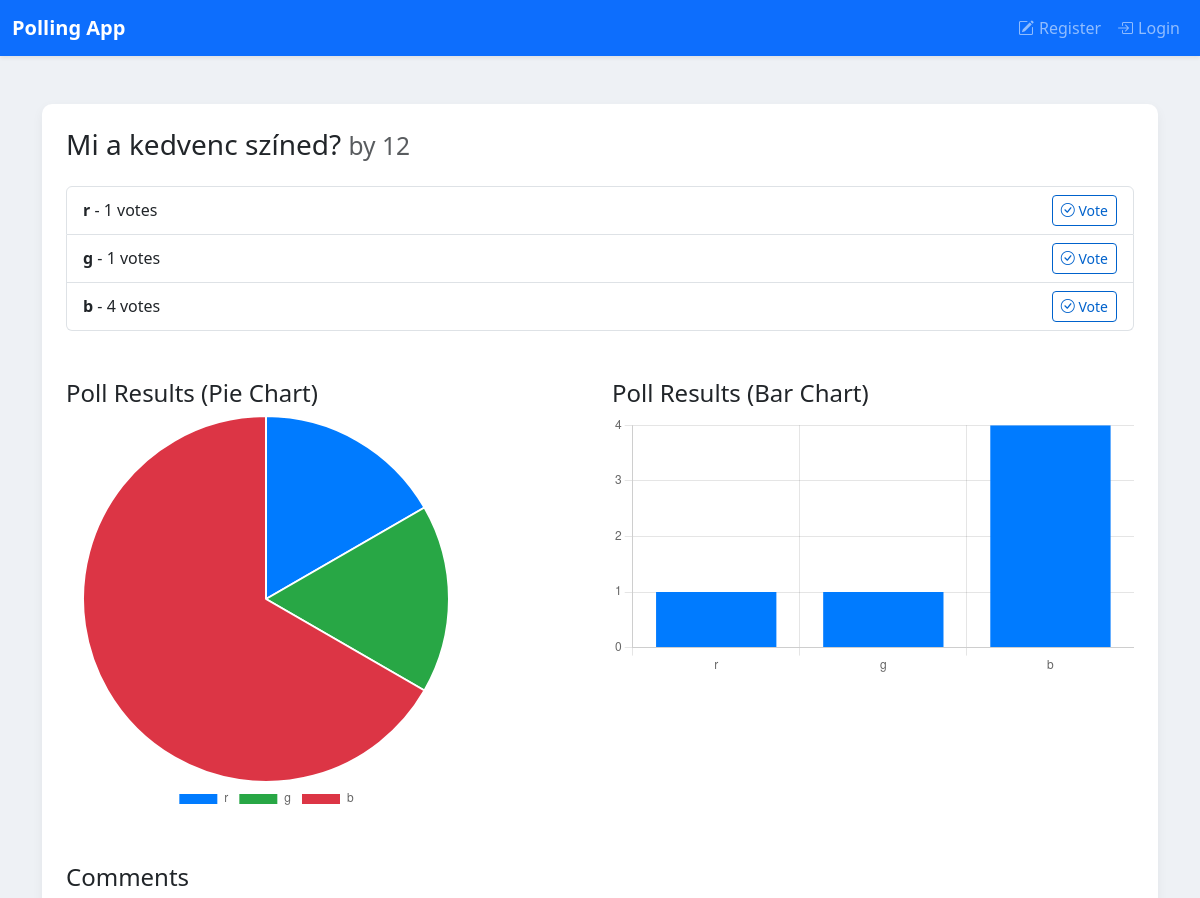
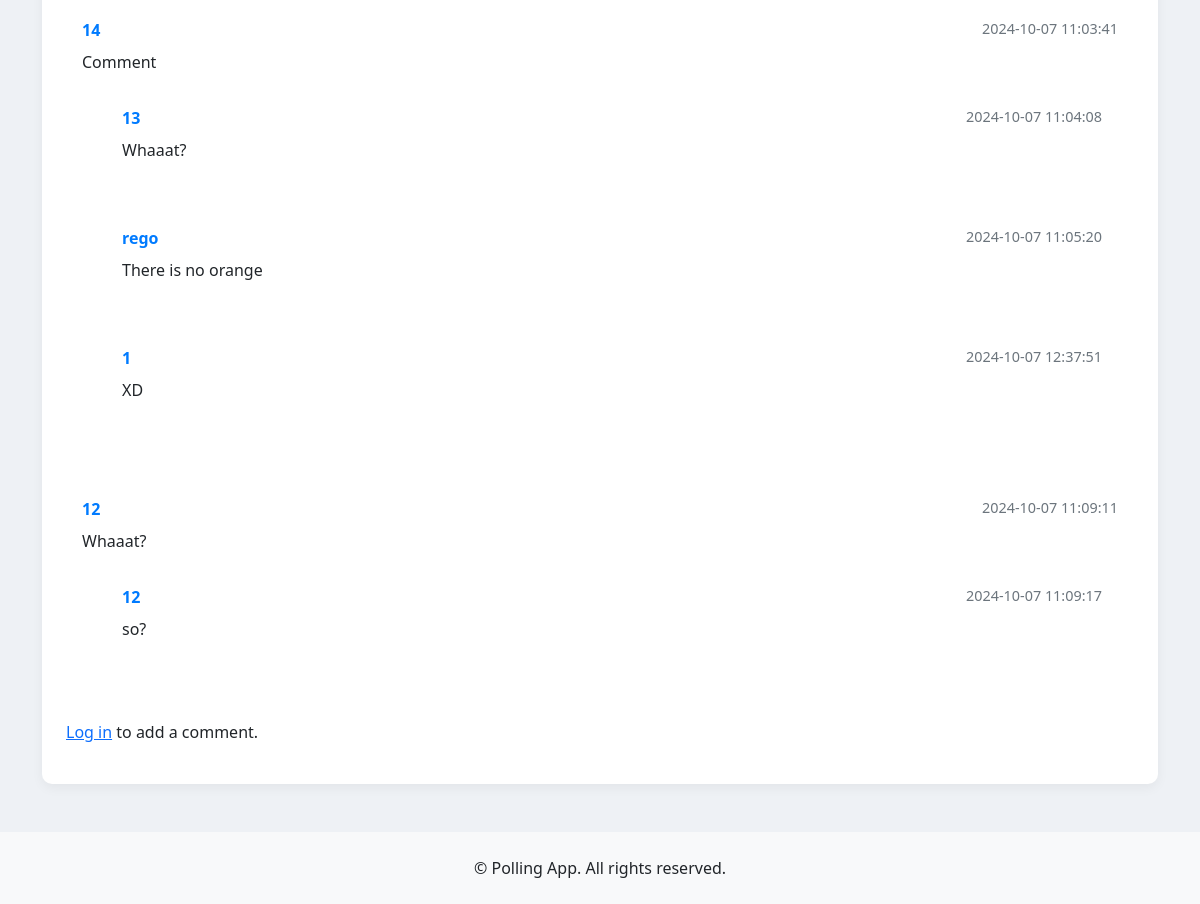
/polls/1, run on the app's committed database (2 pictures, top to bottom).
### tables this page shows
CREATE TABLE polls (
                            id INTEGER PRIMARY KEY AUTOINCREMENT,
                            poll TEXT NOT NULL,
                            creator_username TEXT NOT NULL);

CREATE TABLE options (
                            id INTEGER PRIMARY KEY AUTOINCREMENT,
                            poll_id INTEGER NOT NULL,
                            option_text TEXT NOT NULL,
                            votes INTEGER DEFAULT 0,
                            FOREIGN KEY (poll_id) REFERENCES polls(id));

CREATE TABLE comments (
                            id INTEGER PRIMARY KEY AUTOINCREMENT,
                            poll_id INTEGER NOT NULL,
                            username TEXT NOT NULL,
                            comment TEXT NOT NULL,
                            created_at TIMESTAMP DEFAULT CURRENT_TIMESTAMP,
                            parent_comment_id INTEGER,
                            FOREIGN KEY (poll_id) REFERENCES polls(id));

### app.py (the view)
@app.route("/polls/<id>")
def polls(id):
    cur = get_polls_db().cursor()
    cur.execute("SELECT * FROM polls WHERE id = ?", (id,))
    poll = cur.fetchone()
    cur.execute("SELECT * FROM options WHERE poll_id = ?", (id,))
    options = cur.fetchall()
    cur.execute("SELECT * FROM comments WHERE poll_id = ? ORDER BY created_at ASC", (id,))
    comments = cur.fetchall()
    if poll:
        return render_template("show_poll.html", poll=poll, options=options, comments=comments)
    else:
        return "Poll not found", 404

### app.py (called while the page is built, shortened)
def get_polls_db():
    db = getattr(g, '_polls_database', None)
    if db is None:
        db = g._polls_database = sqlite3.connect('polls.db')
        db.row_factory = sqlite3.Row
    return db

@app.teardown_appcontext
def close_connections(exception):
    for db_name in ['_users_database', '_polls_database', '_votes_database']:
        conn = getattr(g, db_name, None)
        if conn is not None:
            conn.close()

@app.before_request
def initialize_tables():
    global initialized

### templates/show_poll.html (shortened to what this page needs)
<!DOCTYPE html>
<html lang="en">
<head>
    <link href="https://cdn.jsdelivr.net/npm/bootstrap@5.3.0/dist/css/bootstrap.min.css" rel="stylesheet">
    <link rel="stylesheet" href="https://cdn.jsdelivr.net/npm/bootstrap-icons@1.10.5/font/bootstrap-icons.css">
    <link href="{{ url_for('static', filename='css/styles.css') }}" rel="stylesheet">
</head>
<body>
    <nav class="navbar navbar-expand-lg navbar-dark bg-primary shadow-sm">
        <div class="container-fluid">
            <a class="navbar-brand" href="{{ url_for('index') }}">Polling App</a>
            <div class="collapse navbar-collapse justify-content-end" id="navbarNav">
                <ul class="navbar-nav">
                    {% if session['user_id'] %}
                    <li class="nav-item">
                        <a class="nav-link" href="{{ url_for('my_polls') }}">
                            <i class="bi bi-bar-chart-fill"></i> My Polls
                        </a>
                    </li>
                    <li class="nav-item">
                        <a class="nav-link" href="{{ url_for('logout') }}">
                            <i class="bi bi-box-arrow-right"></i> Logout
                        </a>
                    </li>
                    {% else %}
                    <li class="nav-item">
                        <a class="nav-link" href="{{ url_for('register') }}">
                            <i class="bi bi-pencil-square"></i> Register
                        </a>
                    </li>
                    <li class="nav-item">
                        <a class="nav-link" href="{{ url_for('login') }}">
                            <i class="bi bi-box-arrow-in-right"></i> Login
                        </a>
                    </li>
                    {% endif %}
                </ul>
            </div>
        </div>
    </nav>
    <div class="container my-5">
        <div class="poll-container p-4">
            <h3 class="mb-4">{{ poll['poll'] }} <small class="text-muted">by {{ poll['creator_username'] }}</small></h3>
            <div class="list-group">
                {% for option in options %}
                <div class="list-group-item d-flex justify-content-between align-items-center">
                    <div>
                        <strong>{{ option['option_text'] }}</strong> - {{ option['votes'] }} votes
                    </div>
                    <a href="{{ url_for('vote', id=poll['id'], option_id=option['id']) }}" class="btn btn-sm btn-outline-primary">
                        <i class="bi bi-check-circle"></i> Vote
                    </a>
                </div>
                {% endfor %}
            </div>
            <div class="row mt-5">
                <div class="col-md-6">
                    <h4>Poll Results (Pie Chart)</h4>
                    <div class="chart-container">
                        <canvas id="pieChart"></canvas>
                    </div>
                </div>
                <div class="col-md-6">
                    <h4>Poll Results (Bar Chart)</h4>
                    <div class="chart-container">
                        <canvas id="barChart"></canvas>
                    </div>
                </div>
            </div>
            <div class="comments-section mt-5">
                <h4>Comments</h4>
                {% if comments %}
                {% for comment in comments %}
                {% if comment['parent_comment_id'] is none %}
                <div class="card mb-3">
                    <div class="card-body">
                        <div class="d-flex justify-content-between">
                            <span class="comment-author">{{ comment['username'] }}</span>
                            <span class="comment-time">{{ comment['created_at'] }}</span>
                        </div>
                        <p class="mt-2">{{ comment['comment'] }}</p>
                        <div class="ms-4">
                            {% for reply in comments %}
                            {% if reply['parent_comment_id'] == comment['id'] %}
                            <div class="card mt-3">
                                <div class="card-body">
                                    <div class="d-flex justify-content-between">
                                        <span class="comment-author">{{ reply['username'] }}</span>
                                        <span class="comment-time">{{ reply['created_at'] }}</span>
                                    </div>
                                    <p class="mt-2">{{ reply['comment'] }}</p>
                                </div>
                            </div>
                            {% endif %}
                            {% endfor %}
                        </div>
                    </div>
                </div>
                {% endif %}
                {% endfor %}
                {% else %}
                <p>No comments yet. Be the first to comment!</p>
                {% endif %}
                {% if session['user_id'] %}
                <form action="{{ url_for('add_comment', poll_id=poll['id']) }}" method="post" class="mt-4">
                    <div class="mb-3">
                        <textarea name="comment" class="form-control" rows="3" placeholder="Add a comment..." required></textarea>
                    </div>
                    <button type="submit" class="btn btn-primary">
                        <i class="bi bi-chat-dots"></i> Submit Comment
                    </button>
                </form>
                {% else %}
                <p><a href="{{ url_for('login') }}">Log in</a> to add a comment.</p>
                {% endif %}
            </div>
        </div>
    </div>
    <footer class="bg-light text-center py-4 mt-5">
        <div class="container">
            <p class="mb-0">&copy; {{ current_year }} Polling App. All rights reserved.</p>
        </div>
    </footer>
    <script>
        // Chart data
        const labels = [
            {% for option in options %}
                '{{ option['option_text'] }}',
            {% endfor %}
        ];
        const data = [
            {% for option in options %}
                {{ option['votes'] }},
            {% endfor %}
        ];
        // Pie Chart
        var ctxPie = document.getElementById('pieChart').getContext('2d');
        var pieChart = new Chart(ctxPie, {
            type: 'pie',
            data: {
                labels: labels,
                datasets: [{
                    data: data,
                    backgroundColor: [
                        '#007bff',
                        '#28a745',
                        '#dc3545',
                        '#ffc107',
                        '#17a2b8',
                        '#6f42c1',
                        '#fd7e14',
                        '#6c757d',
                        '#6610f2',
                        '#20c997'
                    ],
                }]
            },
            options: {
                responsive: true,
                plugins: {
                    legend: {
                        position: 'bottom',
                    }
                }
            }
        });
        // Bar Chart
        var ctxBar = document.getElementById('barChart').getContext('2d');
        var barChart = new Chart(ctxBar, {
            type: 'bar',
            data: {
                labels: labels,
                datasets: [{
                    label: 'Votes',
                    data: data,
                    backgroundColor: '#007bff',
                }]
            },
            options: {
                scales: {
                    y: {
                        beginAtZero: true,
                        ticks: {
                            precision: 0
                        }
                    }
                },
                responsive: true,
                plugins: {
                    legend: {
                        display: false
                    }
                }
            }
        });
    </script>
</body>
</html>

### static/styles.css (style rules this page uses)
body { background-color: #eef1f5; font-family: 'Segoe UI', Tahoma, Geneva, Verdana, sans-serif; }
.navbar-brand { font-weight: bold; }
.nav-link { display: flex; align-items: center; }
.nav-link i { margin-right: 5px; }
.card { border: none; border-radius: 10px; transition: transform 0.2s; }
.btn-outline-primary { border-color: #0062cc; color: #0062cc; }
.poll-container { background-color: #ffffff; border-radius: 10px; padding: 30px; box-shadow: 0 4px 12px rgba(0, 0, 0, 0.05); }
.comment-author { font-weight: bold; color: #007bff; }
.comment-time { font-size: 0.9em; color: #6c757d; }
.comments-section .card { margin-bottom: 15px; }
.chart-container { position: relative; width: 100%; height: 400px; }

### data on the page
polls: poll "Mi a kedvenc színed?", creator_username "12"
options: option_text "r", votes "1"
options: option_text "g", votes "1"
options: option_text "b", votes "4"
comments: username "14", created_at "2024-10-07 11:03:41", comment "Comment"
comments: username "13", created_at "2024-10-07 11:04:08", comment "Whaaat?"
comments: username "rego", created_at "2024-10-07 11:05:20", comment "There is no orange"
comments: username "1", created_at "2024-10-07 12:37:51", comment "XD"
comments: username "12", created_at "2024-10-07 11:09:11", comment "Whaaat?"
comments: username "12", created_at "2024-10-07 11:09:17", comment "so?"

### other printed values
chart data {{ option['option_text'] }} r, g, b
chart data {{ option['votes'] }} 1, 1, 4
